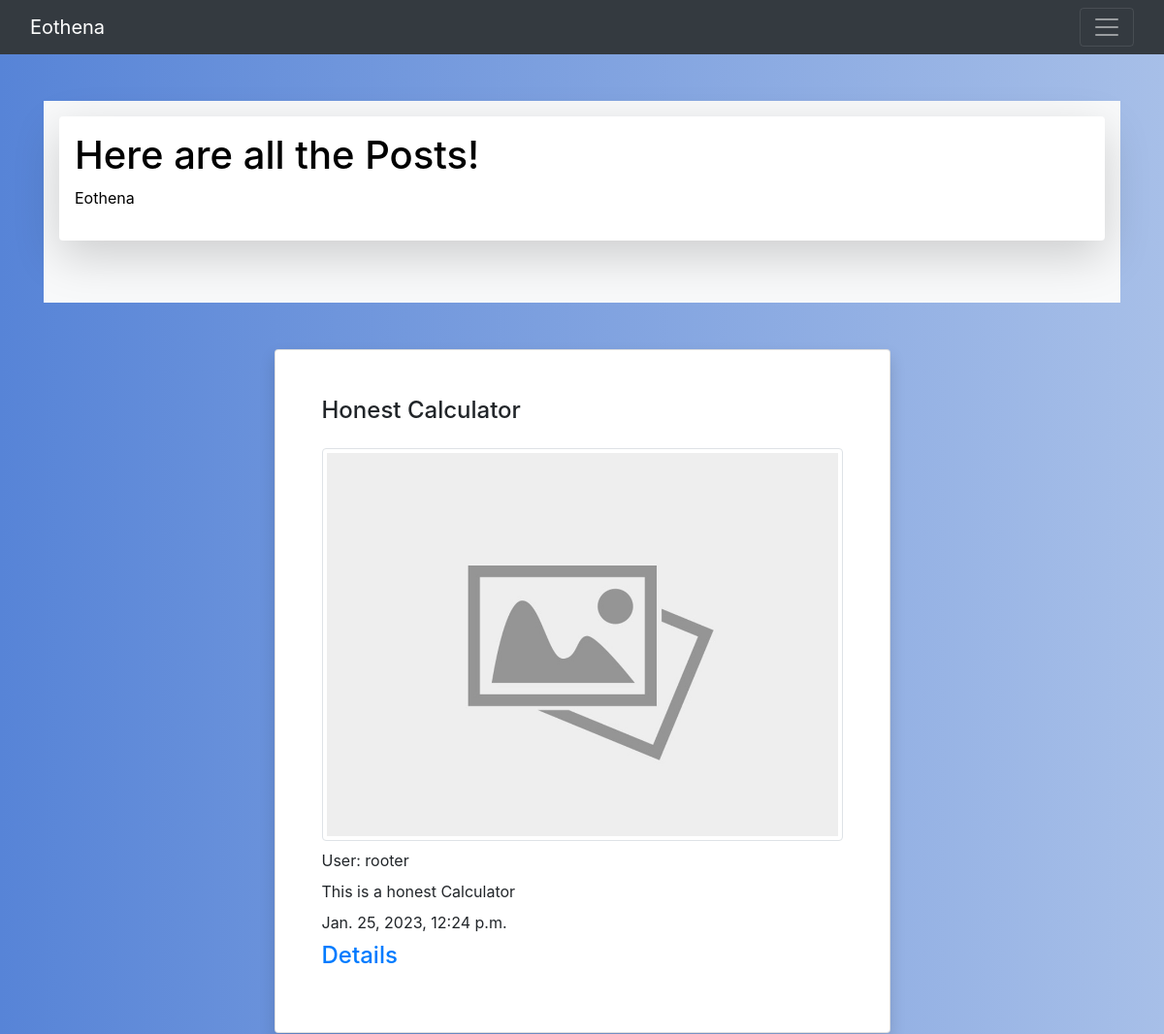
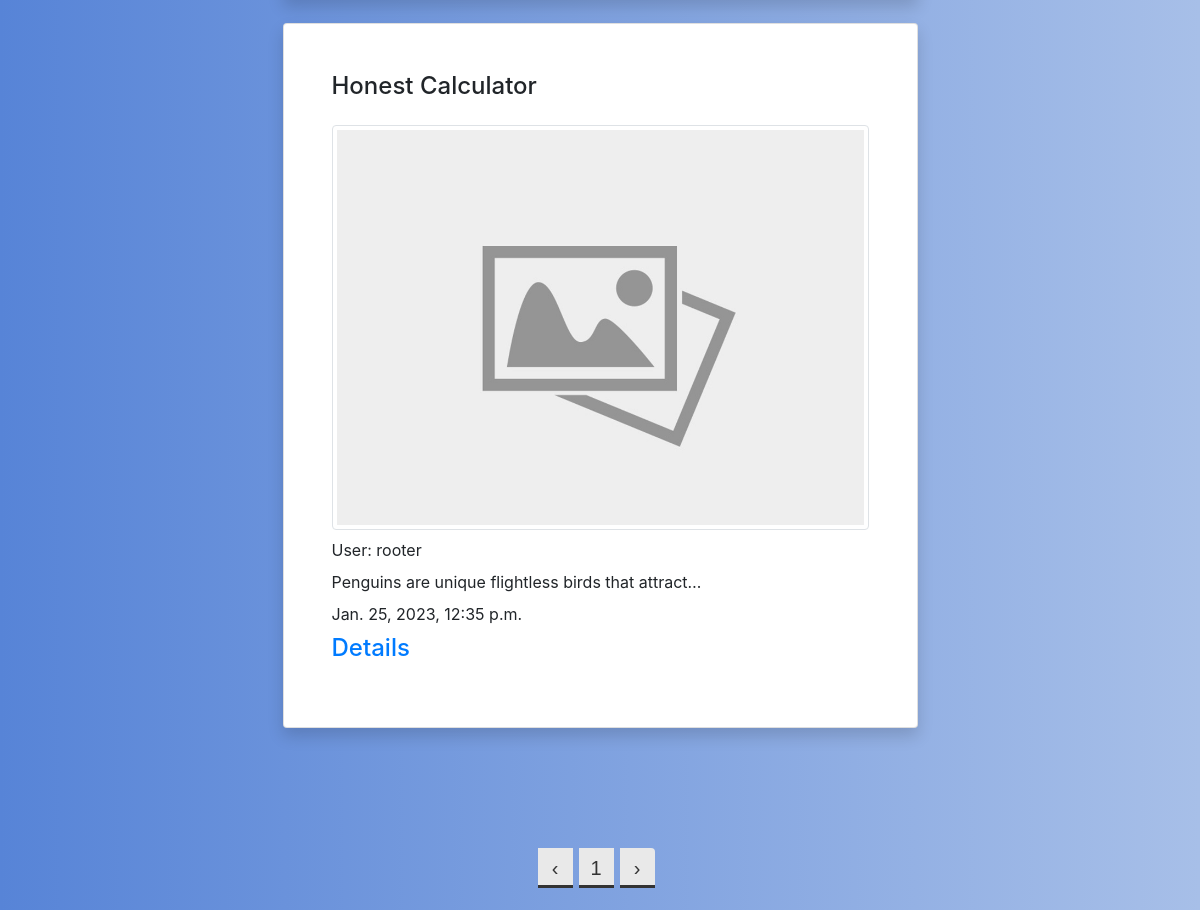
/blog/blogs/, run on the app's committed database (2 pictures, top to bottom).
### blog/models.py (models this page shows, shortened)
class Post(models.Model):
    user = models.ForeignKey(User, default=1,null = True, on_delete=models.CASCADE)
    title = models.CharField(max_length=120)
    content = models.TextField(max_length=1000)
    updated = models.DateTimeField(auto_now=True, auto_now_add=False)
    timestamp = models.DateTimeField(auto_now=False, auto_now_add=True)
    blog_pic = models.ImageField(upload_to='blog_pics',blank=True, default='blog_pics/default.jpg')

### blog/views.py (the view)
def blog_list(request, key = None):
    new_blogs = Post.objects.all()
    query = request.GET.get("q")
    if query:
        new_blogs = new_blogs.filter(title__icontains=query)
    else:
        query = key
    paginator = Paginator(new_blogs, 5) # Show 25 contacts per page
    page = request.GET.get('page')
    blog_list= paginator.get_page(page)
    return render(request, 'blog/blogs.html', {'blog_list': blog_list, "key":True})

### blog/templates/blog/blogs.html (shortened to what this page needs)
{% extends 'blog/base.html' %}
{% block extra_head %}
    <link rel="stylesheet" href="/static/blog.css"/>
    <link href="https://cdnjs.cloudflare.com/ajax/libs/twitter-bootstrap/4.3.1/css/bootstrap.min.css" rel="stylesheet" />
    <link href="https://stackpath.bootstrapcdn.com/font-awesome/4.7.0/css/font-awesome.min.css" rel="stylesheet" />
    <link href="https://code.jquery.com/jquery-3.3.1.slim.min.js" rel="stylesheet" />
    <link href="https://cdnjs.cloudflare.com/ajax/libs/twitter-bootstrap/4.3.1/js/bootstrap.bundle.min.js" rel="stylesheet" />
{% endblock %}
{% block body_block %}
<div class="container py-5">
    <div class="text-bg-light p-3">
        <div class="shadow-lg p-3 mb-5 bg-body rounded">
            <h1>Here are all the Posts!</h1>
            <p class="established">Eothena</p>
        </div>
    </div>
    <div class="row py-5">
        <div class="col-lg-7 mx-auto">
{% for blog in blog_list %}
            <div class="card shadow mb-4">
                <div class="card-body p-5">
                    <h4 class="mb-4">{{ blog.title }}</h4>
                    <ul class="list-unstyled">
                        <li class="mb-2"><img src="{{ blog.blog_pic.url }}" class="img-fluid img-thumbnail" alt="not loaded"></li>
                        <li class="mb-2">User: {{ blog.user }}</li>
                        <li class="mb-2">{{ blog.content|truncatechars:50 }}</li>
                        <li class="mb-2">{{ blog.timestamp }}</li>
                        <li class="mb-2"><h4><a href="{% url 'blog:blog_details' blog.id %}">Details</a></h4></li>
                    </ul>
                </div>
            </div>
{% endfor %}
</div>
</div>
</div>
    <div class = "pagination text-center">
      <nav class="pagination-outer" aria-label="Page navigation">
        <ul class="pagination">
          <li class="page-item">
            {% if blog_list.has_previous %}
               <li class="page-item"> <a class="page-link" href="?page={{ blog_list.previous_page_number }}">
               <span aria-hidden="true">‹</span></a>
            {% else %}
                <li class="page-item"><a class="page-link" >‹</a>
            {% endif %}
          </li>
           {% for page in blog_list.paginator.page_range %}
              {% if page == blog_list.number %}
              <li class="page-item"><a class="page-link"  href="?page={{page}}">{{page}}</a>
              {% else %}
              <li class="page-item"><a class="page-link"  href="?page={{page}}">{{page}}</a>
              {% endif %}
          {% endfor %}
          <li class="page-item">
            {% if blog_list.has_next %}
              <li class="page-item"> <a class="page-link" href="?page={{ blog_list.next_page_number }}">›</a></li>
            {% else %}
                <li class="page-item"><a class="page-link" >›</a>
            {% endif %}
          </li>
        </ul>
      </nav>
    </div>
{% endblock %}

### blog/templates/blog/base.html (shortened to what this page needs)
{% load static %}
<!DOCTYPE html>
<html>
  <head>
    <link href="https://cdn.jsdelivr.net/npm/bootstrap@5.2.0/dist/css/bootstrap.min.css" rel="stylesheet">
    {% block extra_head %}{% endblock %}
  </head>
  <body>
    <nav class="navbar navbar-dark bg-dark">
      <div class="container-fluid">
        <a class="navbar-brand" href="{% url 'index' %}">Eothena</a>
        <button class="navbar-toggler" type="button" data-bs-toggle="collapse" data-bs-target="#navbarNav" aria-controls="navbarNav" aria-expanded="false" aria-label="Toggle navigation">
          <span class="navbar-toggler-icon"></span>
        </button>
      </div>
    </nav>
    {% block body_block %}
    {% endblock %}
  </body>
</html>

### blog/static/blog.css (style rules this page uses)
body { min-height: 100vh; background-color: #6190e8; background-image: linear-gradient(to right, #5784d7 0%, #a7bfe8 100%); }
.pagination-outer { text-align: center; margin-left: auto; margin-right: auto; float:none; }
.pagination { font-family: 'Ubuntu', sans-serif; display: inline-flex; position: relative; text-align: center; margin-left: auto; margin-right: auto; }
.pagination li a.page-link { color: #333; background-color: #e9e9e9; font-size: 20px; font-weight: 500; line-height: 40px; height: 40px; width: 35px; padding: 0; margin: 0 7px 6px; border: none; border-radius: 0; position: relative; z-index: 1; transition: all 0.5s ease 0s; }
.pagination li a.page-link:before, .pagination li a.page-link:after { content: ''; background-color: #333; height: 3px; width: 100%; position: absolute; left: 0; bottom: 0; z-index: -1; transition: all 0.3s ease 0s; }
.pagination li a.page-link:after { background: linear-gradient(#1dd1a1 50%, #10ac84 50%); height: 12px; transform: scaleX(0); bottom: -6px; }

### data on the page
Post: title "Honest Calculator", blog_pic (placeholder picture), user "rooter", content "This is a honest Calculator", timestamp "Jan. 25, 2023, 12:24 p.m."
Post: title "Honest Calculator", blog_pic (placeholder picture), user "rooter", content "Penguins are unique flightless birds that attract…", timestamp "Jan. 25, 2023, 12:35 p.m."

### other printed values
{{ page }} "1"
